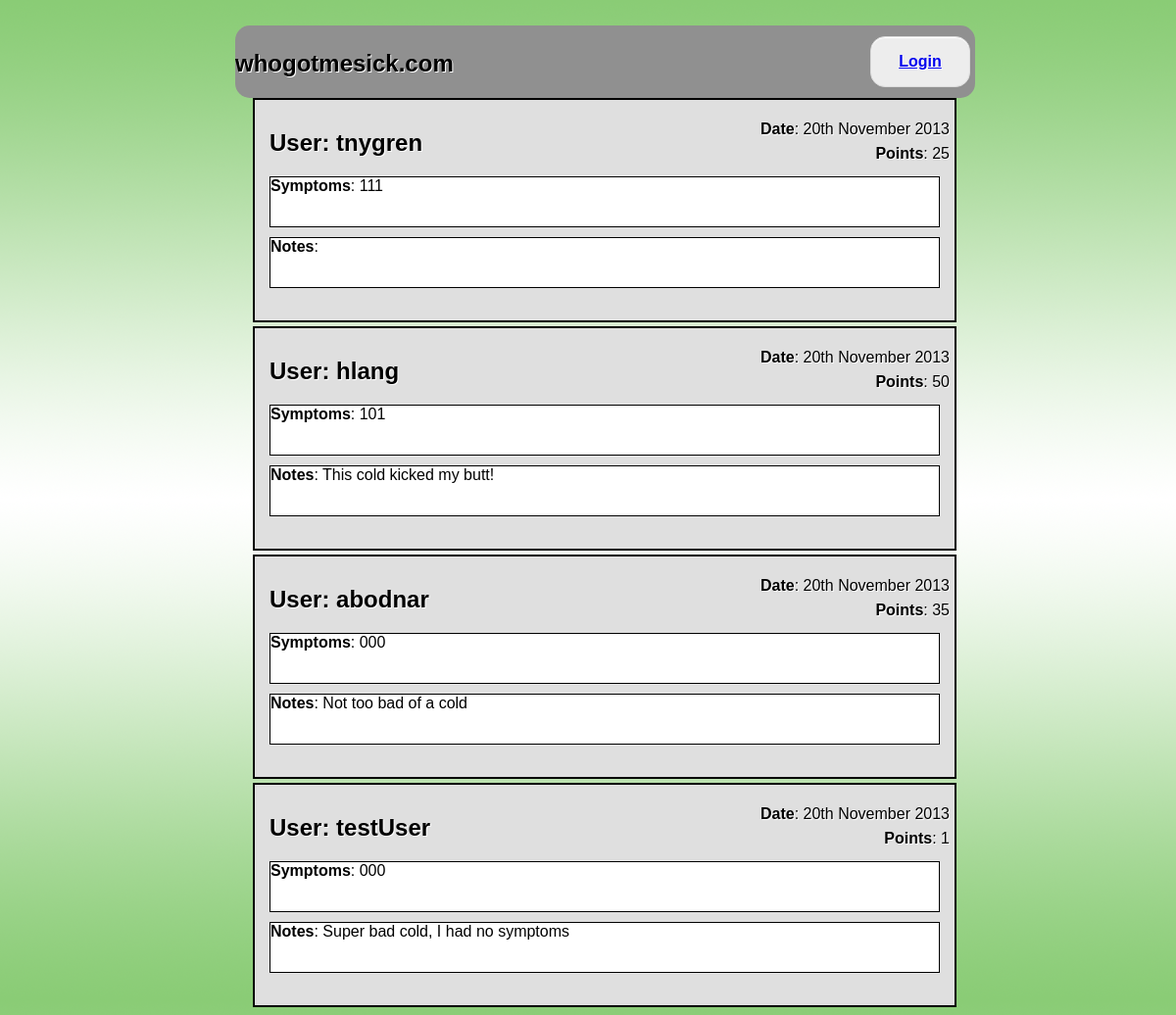
The page / on the database its author committed.
### tables this page shows
create table reports (
		id int unsigned not null AUTO_INCREMENT primary key,
		user_id int not null,
		location_id int not null,
		symptoms blob not null,
		points int not null,
		note char(255),
		date timestamp not null);

create table users (
		id int unsigned not null AUTO_INCREMENT primary key,
		username char(30) not null,
		password char(50) not null,
		settings blob not null);

### index.php (the view, shortened to what this page needs)
<?php
	$db = new mysqli('localhost', 'team17', 'rhubarb', 'team17_database');
?>
<html>
<head>
	<link rel="stylesheet" type="text/css" href="whogotmesick.css">
</head>
<body>
	<article class="top">
		<span id="title"><h1>whogotmesick.com</h1></span>
	<?php
		if (isset($_SESSION['valid_user'])) {
			echo "<div id='account_button'>";
			echo "<a href='sickometer.php'>Account</a>";
			echo "</div>";
			echo "<div id='report_button'>";
			echo "<a href='#'>Report</a>";
			echo "</div>";
			echo "<div id='logout_button'>";
			echo "<a href='#' onClick='onLogoutClicked();'>Logout</a>";
			echo "</div>";
		} else {
			echo "<div id='login_button'>";
			echo "<a href='#'>Login</a>";
			echo "</div>";
		}
	?>
	</article>
	<?php
		$result = mysqli_query($db,"SELECT * FROM users, reports WHERE user_id=users.id;");
		while($row = mysqli_fetch_array($result)){
			$timestamp = strtotime($row['date']);
			echo "<article class='main'>";
			echo "<h1><b>User</b>: ". $row['username'] ."</h1>";
			echo "<div class='symptoms'><b>Symptoms</b>: ". $row['symptoms'] ."</div>";
			echo "<div class='notes'><b>Notes</b>: ". $row['note'] ."</div>";
			echo "<p class='top_right'><b>Date</b>: ". date("jS F o", $timestamp) ."</p>";
			echo "<p class='bottom_right'><b>Points</b>: ". $row['points'] ."</p>";
			echo "</article>";
		  }
	?>
</body>
</html>

### whogotmesick.css (style rules this page uses)
body { font-family:Arial, Helvetica, sans-serif; text-shadow:1px 1px 0px #ffffff; right: auto; margin-left: auto; margin-right: auto; width: 60%; background-image: url('back.png'); }
span#title { color: #000000; }
.top_right { position:absolute; top:5px; right:5px; }
.bottom_right { position:absolute; top:30px; right:5px; }
.notes { height:50px; overflow:auto; background:#fff; border: 1px solid #000; }
.symptoms { height:50px; overflow:auto; background:#fff; margin-bottom:10px; border: 1px solid #000; }
button_base, #login_button, #logout_button, #account_button, #report_button { position:absolute; box-shadow:inset 0px 1px 0px 0px #ffffff; background-color:#ededed; border-top-left-radius:2px; border-top-right-radius:2px; border-bottom-right-radius:2px; border-bottom-left-radius:2px; text-indent:0; border:1px solid #dcdcdc; display:inline-block; color:#909090; font-weight:bold; font-style:normal; height:50px; line-height:50px; width:100px; text-decoration:none; text-align:center; text-shadow:1px 1px 0px #ffffff; border-radius: 15px; top:15%; }
#login_button, #logout_button { right:5px; }
.top { background-color:#909090; width: 100%; margin-right: auto; margin-left: auto; position:relative; padding: 5px 35px 1px 0px; border-radius: 15px; }
.main { width: 95%; position:relative; margin-left: 2.5%; margin-bottom: 4px; background-color:#dfdfdf; text-align:left; font-size:12pt; border-style:solid; border-width:5px; border-color:black; border-width:2px; margin-right: auto; border:2px solid #000; padding: 10px 15px; height: 205px; }

### rows shown on the page
reports: user.username "tnygren", symptoms "111", date "20th November 2013", points "25"
reports: user.username "hlang", symptoms "101", note "This cold kicked my butt!", date "20th November 2013", points "50"
reports: user.username "abodnar", symptoms "000", note "Not too bad of a cold", date "20th November 2013", points "35"
reports: user.username "testUser", symptoms "000", note "Super bad cold, I had no symptoms", date "20th November 2013", points "1"
